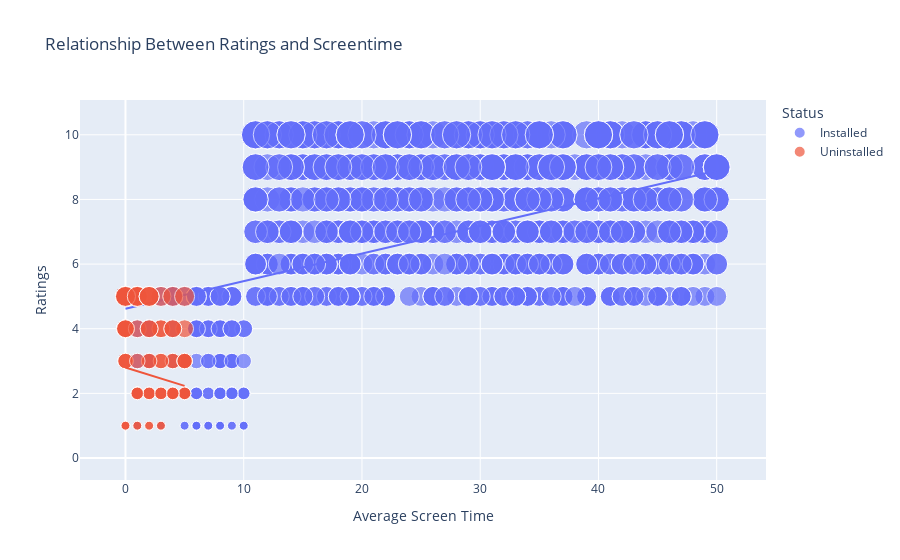

The code cell stored with this chart in its notebook:
### Markdown cell above
#### Q.5: Now check the relationship between the ratings given by users and the average screen time. Also explain your observation

### Code cell
figure = px.scatter(data_frame = data, 
                    x="Average Screen Time",
                    y="Ratings", 
                    size="Ratings", 
                    color= "Status", 
                    title = "Relationship Between Ratings and Screentime",
                    trendline="ols")
figure.show()

### Figure 1 — Plotly figure (JSON) as saved in the notebook; plotly's stock layout.template omitted (floating-point values rounded to 4 significant figures; data arrays with more than 128 entries replaced by an {"elided": "..."} marker saying what was removed)
{"data": [{"hovertemplate": "Status=Installed<br>Average Screen Time=%{x}<br>Ratings=%{marker.size}<extra></extra>", "legendgroup": "Installed", "marker": {"color": "#636efa", "size": {"elided": "916 int values"}, "sizemode": "area", "sizeref": 0.025, "symbol": "circle"}, "mode": "markers", "name": "Installed", "orientation": "v", "showlegend": true, "type": "scatter", "x": {"elided": "916 int values"}, "xaxis": "x", "y": {"elided": "916 int values"}, "yaxis": "y"}, {"hovertemplate": "<b>OLS trendline</b><br>Ratings = 0.0854571 * Average Screen Time + 4.6178<br>R<sup>2</sup>=0.204850<br><br>Status=Installed<br>Average Screen Time=%{x}<br>Ratings=%{y} <b>(trend)</b><extra></extra>", "legendgroup": "Installed", "marker": {"color": "#636efa", "symbol": "circle"}, "mode": "lines", "name": "Installed", "showlegend": false, "type": "scatter", "x": {"elided": "916 int values"}, "xaxis": "x", "y": {"elided": "916 float values"}, "yaxis": "y"}, {"hovertemplate": "Status=Uninstalled<br>Average Screen Time=%{x}<br>Ratings=%{marker.size}<extra></extra>", "legendgroup": "Uninstalled", "marker": {"color": "#EF553B", "size": [4, 1, 2, 5, 2, 3, 4, 5, 0, 4, 1, 0, 2, 2, 0, 2, 3, 3, 0, 1, 0, 4, 5, 4, 5, 0, 2, 4, 0, 1, 4, 4, 5, 0, 2, 3, 0, 3, 0, 2, 4, 0, 5, 5, 4, 2, 3, 2, 3, 0, 3, 5, 0, 2, 2, 3, 1, 5, 1, 2, 2, 1, 0, 5, 5, 4, 2, 2, 5, 2, 2, 2, 3, 1, 3, 3, 4, 4, 3, 1, 5, 3, 5], "sizemode": "area", "sizeref": 0.025, "symbol": "circle"}, "mode": "markers", "name": "Uninstalled", "orientation": "v", "showlegend": true, "type": "scatter", "x": [0, 1, 4, 3, 5, 5, 0, 1, 1, 3, 0, 3, 2, 1, 3, 3, 3, 4, 4, 1, 2, 0, 1, 3, 4, 3, 4, 0, 0, 2, 1, 5, 0, 5, 1, 4, 4, 0, 4, 5, 4, 0, 5, 0, 2, 2, 5, 5, 2, 1, 5, 0, 2, 1, 5, 0, 0, 1, 2, 3, 4, 3, 1, 0, 1, 0, 4, 2, 2, 3, 4, 1, 3, 3, 0, 5, 2, 4, 2, 0, 2, 1, 2], "xaxis": "x", "y": [4, 1, 2, 5, 2, 3, 4, 5, 0, 4, 1, 0, 2, 2, 0, 2, 3, 3, 0, 1, 0, 4, 5, 4, 5, 0, 2, 4, 0, 1, 4, 4, 5, 0, 2, 3, 0, 3, 0, 2, 4, 0, 5, 5, 4, 2, 3, 2, 3, 0, 3, 5, 0, 2, 2, 3, 1, 5, 1, 2, 2, 1, 0, 5, 5, 4, 2, 2, 5, 2, 2, 2, 3, 1, 3, 3, 4, 4, 3, 1, 5, 3, 5], "yaxis": "y"}, {"hovertemplate": "<b>OLS trendline</b><br>Ratings = -0.11416 * Average Screen Time + 2.80212<br>R<sup>2</sup>=0.013482<br><br>Status=Uninstalled<br>Average Screen Time=%{x}<br>Ratings=%{y} <b>(trend)</b><extra></extra>", "legendgroup": "Uninstalled", "marker": {"color": "#EF553B", "symbol": "circle"}, "mode": "lines", "name": "Uninstalled", "showlegend": false, "type": "scatter", "x": [0, 0, 0, 0, 0, 0, 0, 0, 0, 0, 0, 0, 0, 0, 0, 0, 0, 1, 1, 1, 1, 1, 1, 1, 1, 1, 1, 1, 1, 1, 1, 1, 2, 2, 2, 2, 2, 2, 2, 2, 2, 2, 2, 2, 2, 2, 3, 3, 3, 3, 3, 3, 3, 3, 3, 3, 3, 3, 3, 4, 4, 4, 4, 4, 4, 4, 4, 4, 4, 4, 4, 4, 5, 5, 5, 5, 5, 5, 5, 5, 5, 5, 5], "xaxis": "x", "y": [2.802, 2.802, 2.802, 2.802, 2.802, 2.802, 2.802, 2.802, 2.802, 2.802, 2.802, 2.802, 2.802, 2.802, 2.802, 2.802, 2.802, 2.688, 2.688, 2.688, 2.688, 2.688, 2.688, 2.688, 2.688, 2.688, 2.688, 2.688, 2.688, 2.688, 2.688, 2.688, 2.574, 2.574, 2.574, 2.574, 2.574, 2.574, 2.574, 2.574, 2.574, 2.574, 2.574, 2.574, 2.574, 2.574, 2.46, 2.46, 2.46, 2.46, 2.46, 2.46, 2.46, 2.46, 2.46, 2.46, 2.46, 2.46, 2.46, 2.345, 2.345, 2.345, 2.345, 2.345, 2.345, 2.345, 2.345, 2.345, 2.345, 2.345, 2.345, 2.345, 2.231, 2.231, 2.231, 2.231, 2.231, 2.231, 2.231, 2.231, 2.231, 2.231, 2.231], "yaxis": "y"}], "layout": {"autosize": true, "legend": {"itemsizing": "constant", "title": {"text": "Status"}, "tracegroupgap": 0}, "title": {"text": "Relationship Between Ratings and Screentime"}, "xaxis": {"anchor": "y", "autorange": true, "domain": [0, 1], "range": [-3.601, 53.85], "title": {"text": "Average Screen Time"}, "type": "linear"}, "yaxis": {"anchor": "x", "autorange": true, "domain": [0, 1], "range": [-0.8381, 11.73], "title": {"text": "Ratings"}, "type": "linear"}}}
